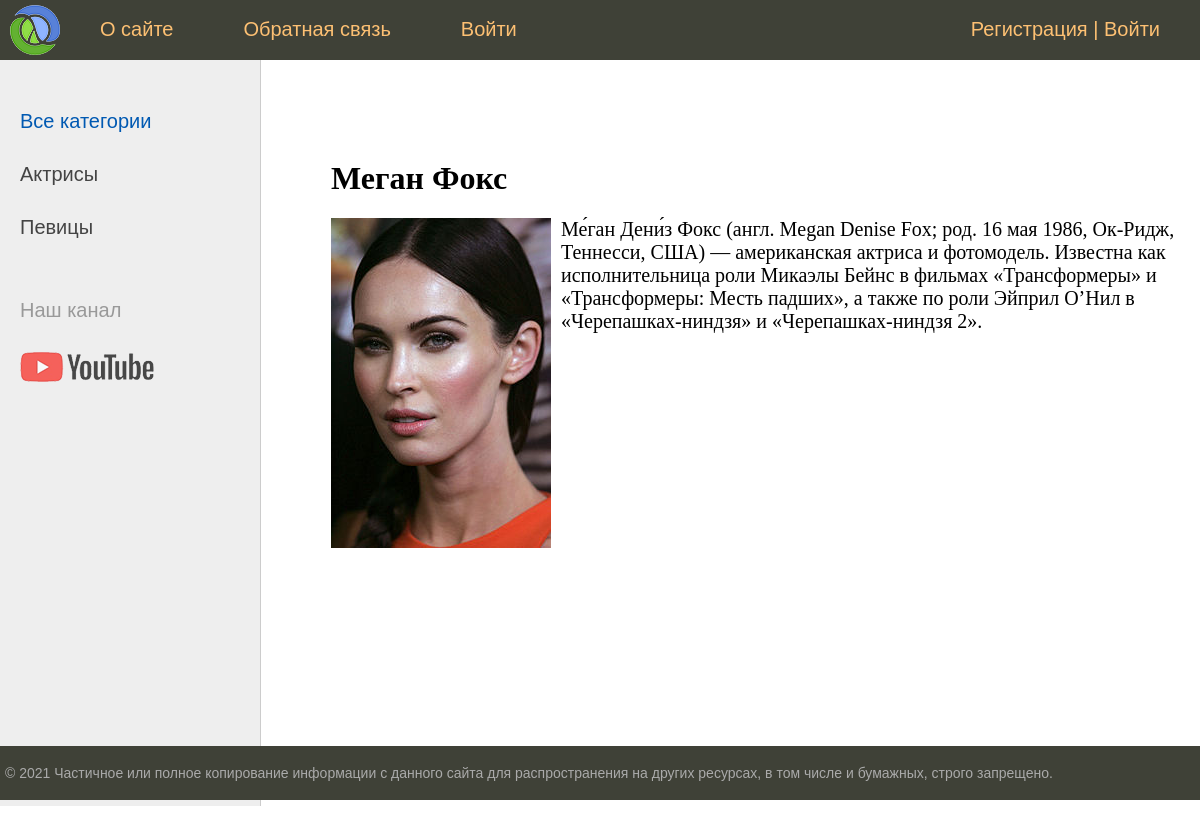
Screenshot of /post/megan-foks/ with the database file from the repository.
### women/models.py (models this page shows, shortened)
class Category(models.Model):
    name = models.CharField(max_length=100, db_index=True, verbose_name='Категория')
    slug = models.SlugField(max_length=255, unique=True, db_index=True, verbose_name="URL")
    def get_absolute_url(self):
        return reverse('category', kwargs={'cat_slug': self.slug})
    class Meta:#подкласc, который используется для отображения модели Category
        verbose_name = 'Категорию'
        verbose_name_plural = 'Категории'
        ordering = ['id']

class Women(models.Model):
    title = models.CharField(max_length=255, verbose_name="Заголовок")
    slug = models.SlugField(max_length=255, unique=True, db_index=True, verbose_name="URL")
    content = models.TextField(blank=True, verbose_name="Текст статьи")
    photo = models.ImageField(upload_to="photos/%Y/%m/%d/", verbose_name="Фото")
    time_create = models.DateTimeField(auto_now_add=True, verbose_name="Время создания")
    time_update = models.DateTimeField(auto_now=True, verbose_name="Время изменения")
    is_published = models.BooleanField(default=True, verbose_name="Публикация")
    cat = models.ForeignKey('Category', on_delete=models.PROTECT, verbose_name="Категории")#добавили внешний ключ
    def __str__(self): #при чтении в ORM покажет title
        return self.title
    class Meta:#подкласc, который используется для отображения модели Women
        verbose_name = 'Известные женщины'
        verbose_name_plural = 'Известные женщины'
        ordering = ['id'] #сортировка по id

### women/views.py (the view)
# urls.py: path('post/<slug:post_slug>/', ShowPost.as_view(), name='post'), #для кнопки "Читать далее"
class ShowPost(DataMixin, DetailView):  # Класс представлений
    model = Women
    template_name = 'women/post.html'
    slug_url_kwarg = 'post_slug'
    context_object_name = 'post'
    def get_context_data(self, *, object_list=None, **kwargs):
        context = super().get_context_data(**kwargs)
        c_def = self.get_user_context(title=context['post'])
        return dict(list(context.items()) + list(c_def.items()))

### women/utils.py (called while the page is built)
    def get_user_context(self, **kwargs):
        context = kwargs
        cats = cache.get('cats')
        if not cats:
            cats = Category.objects.annotate(Count('women'))
            cache.set('cats', cats, 60)
        user_menu = menu.copy() #незарегистрированные пользователи не видят страницу "Добавить статью"
        if not self.request.user.is_authenticated:
            user_menu.pop(1)
        context['menu'] = user_menu
        context['cats'] = cats#формируется контекст для рубрик
        if 'cat_selected' not in context:
                context['cat_selected'] = 0
        return context

### women/templates/women/post.html
{% extends 'women/base.html' %}
{% block content %}
<h1>{{post.title}}</h1>
{% if post.photo %}
<p><img class="img-article-left" src="{{post.photo.url}}"></p>
{% endif %}
{{post.content|linebreaks}}
{% endblock %}

### women/templates/women/base.html (shortened to what this page needs)
{% load static %}
{% load women_tags %}
<!DOCTYPE html>
<html>
<head>
	<link type="text/css" href="{% static 'women/css/styles.css' %}" rel="stylesheet" />
</head>
<body>
<table class="table-page" border=0 cellpadding="0" cellspacing="0">
<tr><td valign=top>
{% block mainmenu %}
		<div class="header">
			<ul id="mainmenu" class="mainmenu">
			<li class="logo"><a href="{% url 'home' %}"><div class="logo"></div></a></li>
{% for m in menu %}
			<li><a href="{% url m.url_name %}">{{m.title}}</a></li>
{% endfor %}
			{% if request.user.is_authenticated %}
			<li class="last"> {{user.username}} | <a href="{% url 'logout' %}">Выйти</a></li>
			{% else %}
			<li class="last"><a href="{% url 'register' %}">Регистрация</a> | <a href="{% url 'login' %}">Войти</a></li>
			{% endif %}
			</ul>
		</div>
{% endblock mainmenu %}
<table class="table-content" border=0 cellpadding="0" cellspacing="0">
<tr>
	<td valign="top" class="left-chapters">
	<ul id="leftchapters">
{% if cat_selected == 0 %}
		<li class="selected">Все категории</li>
{% else %}
		<li><a href="{% url 'home' %}">Все категории</a></li>
{% endif %}
{% for c in cats %}
	{% if c.pk == cat_selected %}
		<li class="selected">{{c.name}}</li>
	{% else %}
		<li><a href="{{ c.get_absolute_url }}">{{c.name}}</a></li>
	{% endif %}
{% endfor %}
		<li class="share">
		<p>Наш канал</p>
		<a class="share-yt" href="https://www.youtube.com/channel/UClJzWfGWuGJL2t-3dYKcHTA/playlists" target="_blank" rel="nofollow"></a>
		</li>
	</ul>
</td>
<td valign="top" class="content">
	<div class="content-text">
{% block content %}
{% endblock %}
	</div>
</td></tr></table>
</td></tr>
<tr><td valign=top>
	<div id="footer">
		<p>&copy; 2021 Частичное или полное копирование информации с данного сайта для распространения на других ресурсах, в том числе и бумажных, строго запрещено.</p>
	</div>
</td></tr></table>
</body>
</html>

### women/static/women/css/styles.css (style rules this page uses)
html, body { font-family: 'Arial'; margin: 0; padding: 0; height: 100%; width: 100%; color: #444; }
a { color: #0059b2; text-decoration: none; }
img { max-width: 600px; height: auto; }
img.img-article-left { max-width: 300px; height: auto; float: left; padding: 0 10px 10px 0; }
.table-page { width: 100%; height: 100%; vertical-align: top; }
.table-page tr { height: 100%; }
.header { background: #3F4137; height: 60px; }
.logo { background: url('../images/logo.png') no-repeat 10px 5px; width: 70px; height: 60px; }
ul.mainmenu { list-style: none; margin: 0; padding: 0; height: 60px; color: #fdc073; font-size: 20px; overflow: hidden; }
ul.mainmenu li { float: left; margin: 18px 40px 0 30px; }
ul.mainmenu li.logo { margin: 0; }
ul.mainmenu li.last { float: right; }
ul.mainmenu li a { color: #fdc073; text-decoration: none; }
.table-content { width: 100%; min-height: 100%; height: 100%; }
.left-chapters { margin: 0; background: #eee; border-right: 1px solid #ccc; min-height: 100%; }
.left-chapters ul { width: 230px; min-height: 100%; margin: 0; padding: 20px 10px 10px 20px; list-style: none; font-size: 20px; }
.left-chapters ul li { margin: 30px 0 0 0; color: #999; }
.left-chapters ul li.selected { color: #0059b2; }
.left-chapters ul li a { color: #444; text-decoration: none; }
.left-chapters ul li.share { margin: 60px 0 0 0; }
.left-chapters ul li.share p { margin: 30px 0 30px 0; }
.left-chapters ul li.share a { display: inline-block; width: 40px; height: 40px; margin: 0 20px 0 0; }
.left-chapters ul li.share a.share-yt { width: 100%; height: 30px; background: url('../images/share_yt.png') no-repeat 0 0 }
.content { padding: 40px 20px 20px 40px; width: 100%; box-sizing: border-box; }
.content-text { margin: 60px 0 0 30px; color: #000; font-size: 20px; font-family: Yandex Sans Display Light; }
.content-text h1 { font-size: 32px; }
#footer { box-sizing: border-box; background: #3F4137; padding: 5px; color: #aaa; font-size: 14px; font-family: Verdana, Geneva, Arial, Helvetica; text-align: left; overflow: hidden; }

### rows the page displays
Category: name "Актрисы"
Category: name "Певицы"
Women: title "Меган Фокс", photo (picture), content "Ме́ган Дени́з Фокс (англ. Megan Denise Fox; род. 16 мая 1986, Ок-Ридж, Теннесси, США) — американская актриса и фотомодель. Известна как исполнительница роли Микаэлы Бейнс в фильмах «Трансформеры» и «Трансформеры: Месть падших», а также по роли Эйприл О’Нил в «Черепашках-ниндзя» и «Черепашках-ниндзя 2»."

### other values shown
{{ m.title }} "О сайте" "Обратная связь" "Войти"
